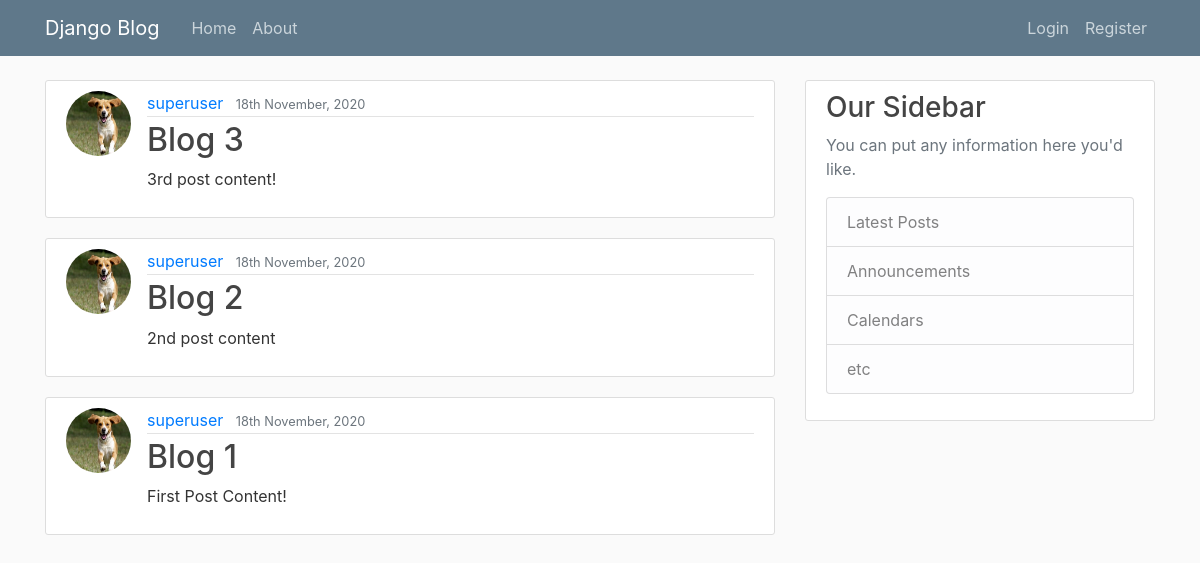
Before: / with the older database file.
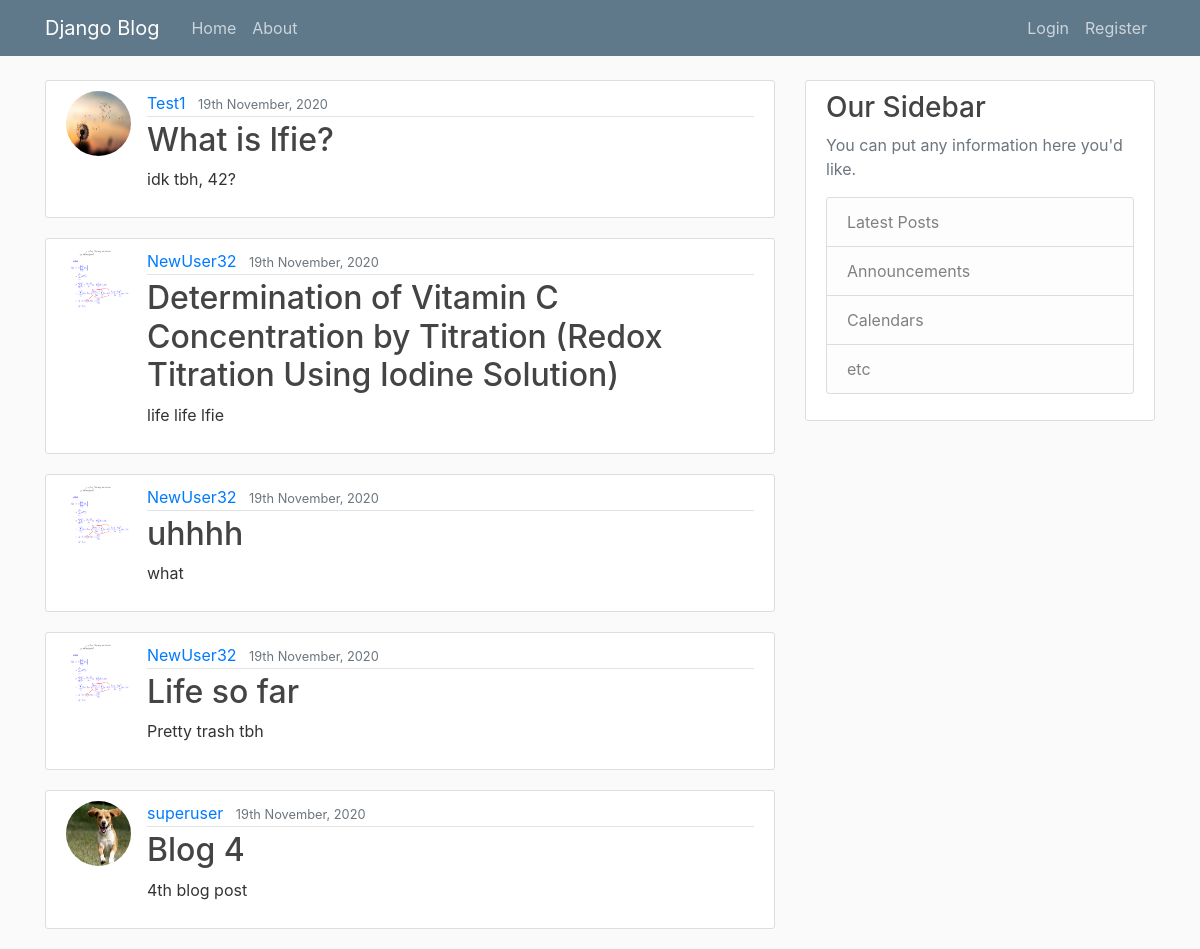
After: the same page with the newer database file.
### blog/models.py (models this page shows, shortened)
class post(models.Model):
    title = models.CharField(max_length=100)
    content = models.TextField()
    date_posted = models.DateTimeField(default=timezone.now)
    author = models.ForeignKey(User, on_delete=models.CASCADE)

### users/models.py (models this page shows, shortened)
class Profile(models.Model):
    user = models.OneToOneField(User, on_delete=models.CASCADE)
    image = models.ImageField(default='default.jpg', upload_to='profile_pics')

### blog/views.py (the view)
# urls.py: path('', PostListView.as_view(), name='blog-home'),
class PostListView(ListView):
    model = post
    template_name = 'blog/home.html' # <app>/<model>_<viewtype>.html
    context_object_name = 'posts'
    ordering = ['-date_posted']
    paginate_by = 5

### blog/templates/blog/home.html
{% extends 'blog/base.html' %}
{% block content %}
    {% for post in posts %}
    <article class="media content-section">
      <img class="rounded-circle article-img" src="{{ post.author.profile.image.url }}">
        <div class="media-body">
          <div class="article-metadata">
            <a class="mr-2" href="#">{{ post.author }}</a>
            <small class="text-muted">{{ post.date_posted|date:"dS F, Y" }}</small>
          </div>
          <h2><a class="article-title" href="#">{{ post.title }}</a></h2>
          <p class="article-content">{{ post.content }}</p>
        </div>
      </article>
    {% endfor %}
{% endblock content %}

Changed rows visible on the page:
no longer on this page (row unchanged): post: author.profile.image (picture), author "superuser", date_posted "18th November, 2020", title "Blog 3", content "3rd post content!"
no longer on this page (row unchanged): post: author.profile.image (picture), author "superuser", date_posted "18th November, 2020", title "Blog 2", content "2nd post content"
no longer on this page (row unchanged): post: author.profile.image (picture), author "superuser", date_posted "18th November, 2020", title "Blog 1", content "First Post Content!"
added post: author.profile.image (placeholder picture), author "Test1", date_posted "19th November, 2020", title "What is lfie?", content "idk tbh, 42?"
added post: author.profile.image (picture), author "NewUser32", date_posted "19th November, 2020", title "Determination of Vitamin C Concentration by Titration (Redox Titration Using Iodine Solution)", content "life life lfie"
added post: author.profile.image (picture), author "NewUser32", date_posted "19th November, 2020", title "uhhhh", content "what"
added post: author.profile.image (picture), author "NewUser32", date_posted "19th November, 2020", title "Life so far", content "Pretty trash tbh"
added post: author.profile.image (picture), author "superuser", date_posted "19th November, 2020", title "Blog 4", content "4th blog post"
